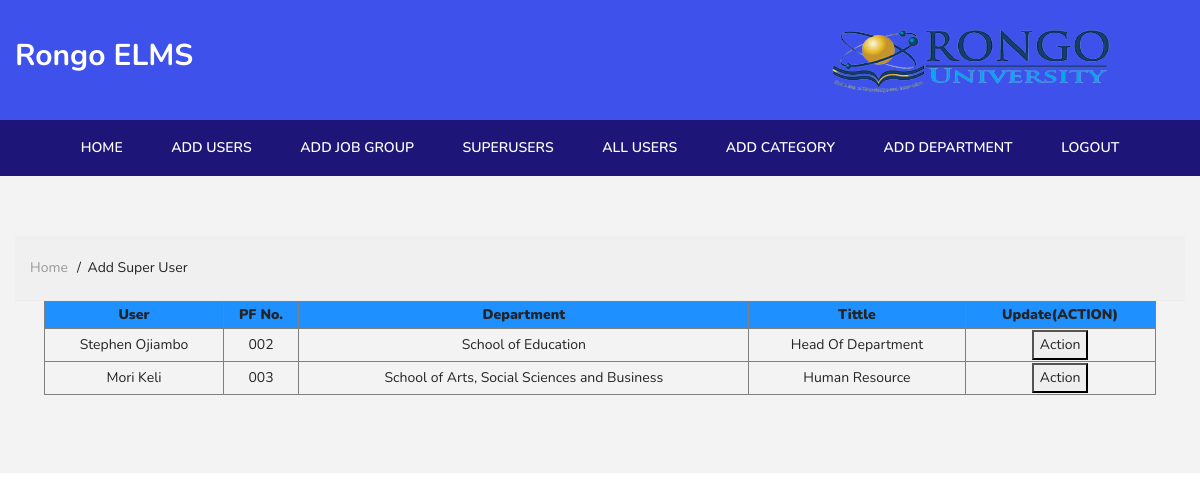
/super_user, run on an earlier commit of the app's database.
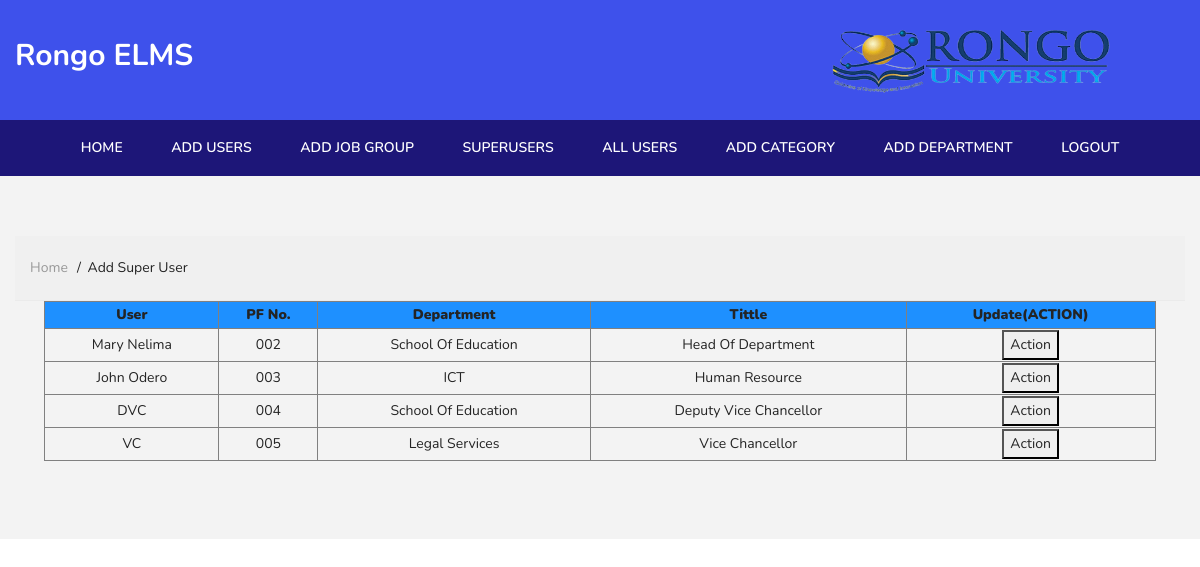
And on a later commit of the database.
### app/models.py (models this page shows, shortened)
class Worker(models.Model):
    user = models.OneToOneField(User, null=True, blank=True, on_delete=models.CASCADE)
    username = models.CharField(max_length=200, null=True)
    name = models.CharField(max_length=200, null=True)
    email = models.EmailField(max_length=200, null=True)
    department = models.ForeignKey(Department, on_delete=models.CASCADE, null=True)
    job_group = models.ForeignKey(jobGroup, null=True, on_delete=models.CASCADE)
    tittle = models.CharField(max_length=200, choices=TITTLE, default='none', null=True)
    reporting_to = models.ForeignKey('self', null=True, blank=True, on_delete=models.CASCADE)
    image = models.ImageField(upload_to='media/', default='default.jpeg', null=True, blank=True)

class Department(models.Model):
    category = models.ForeignKey(Category, on_delete=models.CASCADE)
    department = models.CharField(max_length=200)
    def __str__(self):
        return self.department

### app/views.py (the view)
# urls.py: path('super_user', views.superUser, name='super_user'),
def superUser(request):
    all_users = Worker.objects.exclude(tittle='none').exclude(tittle=None)
    context = {'all_users':all_users}
    return render(request, 'app/addUser/superUser.html', context)

### app/templates/app/addUser/superUser.html (shortened to what this page needs)
{% load static %}
<!doctype html>
<html class="no-js" lang="en">
<head>
    <link rel="stylesheet" href="{% static 'css/plugins.css' %}">
    <link rel="stylesheet" href="{% static 'css/style.css' %}">
    <link rel="stylesheet" href="{% static 'css/custom.css' %}">
</head>
<body>
    <header>
        <div class="main_header">
            <div class="header_middle">
                <div class="container">
                    <div class="row align-items-center">
                        <div class="col-lg-3 col-md-6">
                            <div class="logo">
                                <a href="{% url 'home' %}"><h3 style="color: white;">Rongo ELMS</h3></a>
                            </div>
                        </div>
                        <div class="col-lg-9 col-md-6">
                            <div class="middel_right">
                                <div class="search_container">
                                    <img style="width: 300px;height: 70px; padding: 0%;" src="{% static 'assets/images/logo1.png' %}" alt="">
                                </div>
                            </div>
                        </div>
                    </div>
                </div>
            </div>
            <div class="main_menu_area">
                <div class="container">
                    <div class="row justify-content-center">
                        <div class="col-lg-12 col-md-12">
                            <div style="text-align: center;" class="main_menu menu_position">
                                <nav>
                                    <ul>
                                        <li><a href="{% url 'home' %}">home</a></li>
                                        <li><a href="{% url 'add_user' %}"> Add Users</a></li>
                                        <li><a href="{% url 'jobgroup' %}">Add Job Group</a></li>
                                        <li><a href="{% url 'super_user' %}">Superusers</a></li>
                                        <li><a href="{% url 'all_users' %}"> All Users</a></li>
                                        <li><a href="{% url 'add_category' %}">Add Category</a></li>
                                        <li><a href="{% url 'add_department' %}">Add Department</a></li>
                                        <li><a href="{% url 'logout' %}">LogOut</a></li>
                                    </ul>
                                </nav>
                            </div>
                        </div>
                    </div>
                </div>
            </div>
        </div>
    </header>
    <section class="pt-60 pb-30 gray-bg">
        <div class="container">
    <div class="breadcrumbs_area">
        <div class="container">
            <div class="row">
                <div class="col-12">
                    <div class="breadcrumb_content">
                        <ul>
                            <li><a href="{% url 'home' %}">home</a></li>
                            <li>Add Super User</li>
                        </ul>
                    </div>
                </div>
            </div>
        </div>
    </div>
    <div class="members">
        <div style="width: 95%; margin: 0% auto;" class="welcome">
            <div class="loopp1">
                <div class="loop1">
                    <div class="data1">
                        <table border="none" style=" border-collapse: collapse; width: 100%;">
                            <tr style="background-color: dodgerblue; padding: 20px;">
                                <th style="text-align: center;">
                                    <b>User</b>
                                </th>
                                <th style="text-align: center;">
                                    <b>PF No.</b>
                                </th>
                                <th style="text-align: center;">
                                    <b>Department</b>
                                </th>
                                <th style="text-align: center;">
                                <b>
                                    Tittle
                                </b>
                                </th>
                                <th style="text-align: center;">
                                    <b>Update(ACTION)</b>
                                </th>
                            </tr>
                            <tbody>
                                {% for data in all_users %}
                                <tr style="margin: 0% auto;text-align: center;padding: 5px;">
                                    <td>{{data.name}}</td>
                                    <td>{{data.username}}</td>
                                    <td>{{data.department}}</td>
                                    <td>
                                        {% if data.tittle == 'hod' %}
                                        Head Of Department
                                        {% endif %}
                                        {% if data.tittle == 'vc' %}
                                        Vice Chancellor
                                        {% endif %}
                                        {% if data.tittle == 'dvc' %}
                                        Deputy Vice Chancellor
                                        {% endif %}
                                        {% if data.tittle == 'hr' %}
                                        Human Resource
                                        {% endif %}
                                    </td>
                                    <td><button><a href="{% url 'updateSuperUser' data.id %}">Action</a></button></td>
                                </tr>
                                {% endfor %}
                            </tbody>
                        </table>
                    </div>
                </div>
            </div>
        </div>
    </div>
    <br><br>
</body>
</body>
</html>

### app/static/css/custom.css (style rules this page uses)
.container { max-width: 1300px; }
img { -webkit-user-drag: none; -khtml-user-drag: none; -moz-user-drag: none; -o-user-drag: none; display: inline-block; max-width: 100%; }
.main_menu { margin-left: 0px; }
.pb-30 { padding-bottom: 30px; }
.pt-60 { padding-top: 60px; }
.gray-bg { background: #f3f3f3; }

What changed in the data, as far as the page shows it:
changed Worker: name "Stephen Ojiambo" → "Mary Nelima"; department "School of Education" → "School Of Education"
changed Worker: name "Mori Keli" → "John Odero"; department "School of Arts, Social Sciences and Business" → "ICT"
added Worker: name "DVC", username "004", department "School Of Education", tittle "Deputy Vice Chancellor"
added Worker: name "VC", username "005", department "Legal Services", tittle "Vice Chancellor"
